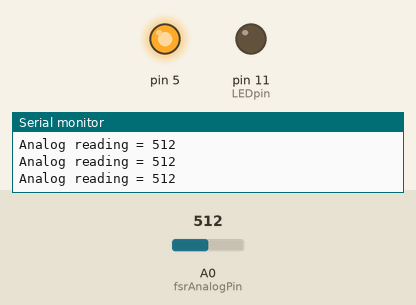
A sketch run on a simulated Arduino Uno, built with avr-gcc and run on an emulated ATmega328P. Shown: output pins drawn as LEDs (lit = HIGH), the last lines printed to the serial monitor. The inputs (shaded band) are chosen by the test bench; at power-on: A0 (fsrAnalogPin) = 512.

Above: at 1.2 s.
1.3 s: A0 (fsrAnalogPin) set to 12
2.8 s: A0 (fsrAnalogPin) set to 9
At 3.5 s:
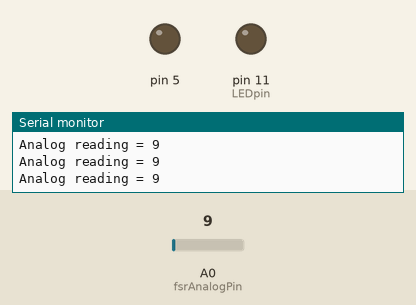
4.3 s: A0 (fsrAnalogPin) set to 122
At 4.8 s:
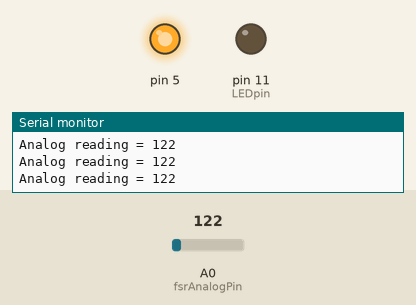
5.8 s: A0 (fsrAnalogPin) set to 0
At 6.2 s:
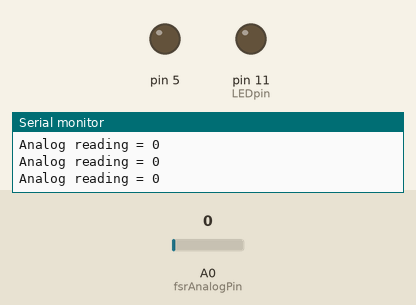
Timing chart, 0 to 8.3 s (numbered marks = the images above; inputs shaded):
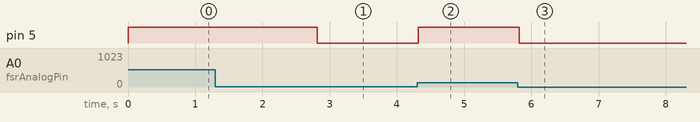

Measured:
- the behaviour switches between 11 and 10 on A0 (fsrAnalogPin) (found by bisection; images 0 and 1)
- after the input at 2.8 s, pin 5: HIGH → LOW at once
- after the input at 4.3 s, pin 5: LOW → HIGH at once
- after the input at 5.8 s, pin 5: HIGH → LOW at once

The sketch:

dsd.ino
```cpp
/* FSR testing sketch.

Connect one end of FSR to 5V, the other end to Analog 0.
Then connect one end of a 10K resistor from Analog 0 to ground
Connect LED from pin 11 through a resistor to ground

For more information see www.ladyada.net/learn/sensors/fsr.html */

int fsrAnalogPin = 0; // FSR is connected to analog 0
int LEDpin = 11;      // connect Red LED to pin 11 (PWM pin)
int fsrReading;      // the analog reading from the FSR resistor divider
int LEDbrightness;

void setup(void) {
  Serial.begin(9600);   // We'll send debugging information via the Serial monitor
  pinMode(LEDpin, OUTPUT);
  pinMode(5, OUTPUT);
}

void loop(void) {
  fsrReading = analogRead(fsrAnalogPin);
  Serial.print("Analog reading = ");
  Serial.println(fsrReading);

  if(fsrReading > 10) digitalWrite(5,HIGH);
  else digitalWrite(5,LOW);

  delay(100);
}
```
